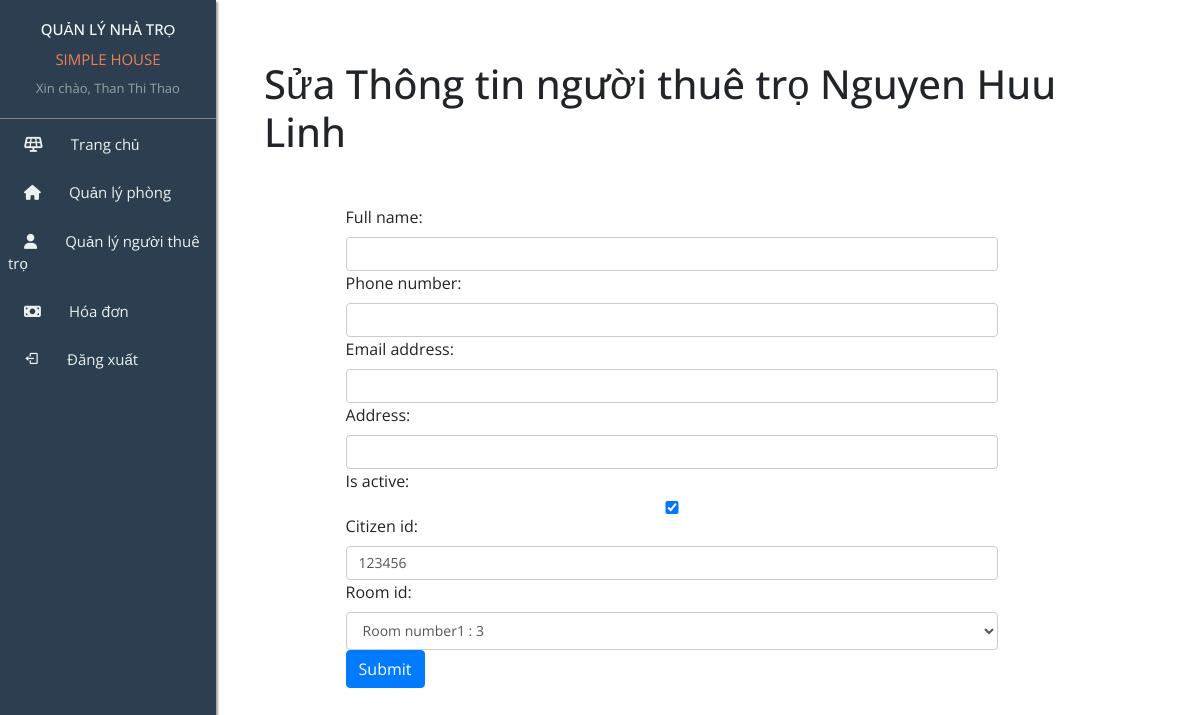
/user/edit_renter/1/ (signed in), run on the app's committed database.
### User/models.py (models this page shows, shortened)
class MyUser(AbstractBaseUser, PermissionsMixin):
    username = models.CharField(max_length =255, unique=True)
    email = models.EmailField(
        verbose_name='email address',
        max_length=255,
    )
    full_name = models.CharField(max_length=255)
    phone_number = models.CharField(max_length=12, null = True)
    address = models.CharField(max_length=255, null =True)
    is_active = models.BooleanField(default=True)
    is_owner = models.BooleanField(default=False)
    objects = MyUserManager()
    USERNAME_FIELD = 'username'
    REQUIRED_FIELDS  = ['email', 'full_name']

class Renter(models.Model):
    user = models.OneToOneField(MyUser, on_delete=models.CASCADE)
    room = models.ForeignKey(Room, related_name='renter',on_delete=models.CASCADE)
    citizen_id = models.CharField(max_length=15, null = True)

### User/views.py (the view, shortened to what this page needs)
# urls.py: path('edit_renter/<str:renter_id>/', views.EditRenterSite.as_view(),name = "edit_renter"),
class EditRenterSite(TemplateView):
    template_name = 'manage_renter/edit_renter.html'
    edit_user_form = EditUserForm
    edit_renter_form = EditRenterForm
    def get_context_data(self, renter_id):
        renter = Renter.objects.get(id = renter_id)
        context = super().get_context_data()
        init_edit_user_data = {
            'full_name': renter.user.full_name,
            'phone_number': renter.user.phone_number,
            'email':renter.user.email,
            'full_name': renter.user.full_name,
            'address': renter.user.address
        }
        init_edit_renter_data= {
            'citizen_id': renter.citizen_id
        }
        context['edit_user_form']= EditUserForm(self.request, initial =init_edit_renter_data)
        context['edit_renter_form'] = EditRenterForm(self.request, initial =init_edit_renter_data)
        context['renter'] = Renter.objects.get(id = renter_id)
        return context

### User/forms.py
class EditUserForm(forms.ModelForm):
    class Meta:
        model = MyUser
        fields = ['full_name', 'phone_number', 'email', 'address', 'is_active']
    def __init__(self, request, *args , **kwargs):
        super().__init__(*args, **kwargs)
        if not request.user.is_owner:
            self.fields["is_active"].widget = forms.HiddenInput()
        for field in self.fields:
            self.fields[field].widget.attrs.update({'class': 'form-control'})

class EditRenterForm(forms.Form):
    list_room = [(room.room_id, "Room number1 : {}".format(room.room_number)) for room in Room.objects.all()]
    citizen_id = forms.IntegerField()
    def __init__(self, request, *args, **kwards):
        super().__init__(*args, **kwards)
        if request.user.is_owner:
            self.fields["room_id"]= forms.ChoiceField(choices=self.list_room)
        for field in self.fields:
            self.fields[field].widget.attrs.update({'class':'form-control'})

### templates/manage_renter/edit_renter.html (shortened to what this page needs)
{% extends "home/base.html" %}
{% load  static %}
{% block dashboard %}
  <H1>Sửa Thông tin người thuê trọ {{renter.user.full_name}}</H1>
  <div class="main">
    <form action="." method="post">
        {{edit_user_form}}
        {{edit_renter_form}}
        <button type="submit" class="btn btn-primary">Submit</button>
    </form>
  </div>
{% endblock dashboard %}

### templates/home/base.html (shortened to what this page needs)
{% load static %}
<!doctype html>
<html lang="en">
<head>
    <link rel="stylesheet" href="https://cdn.jsdelivr.net/npm/bootstrap@4.0.0/dist/css/bootstrap.min.css">
    <link rel="stylesheet" href="{% static 'home/css/style.css' %}">
    <link rel="stylesheet" href="https://cdnjs.cloudflare.com/ajax/libs/font-awesome/6.1.1/css/all.min.css"
 />
    <link href='https://unpkg.com/boxicons@2.1.2/css/boxicons.min.css' rel='stylesheet'>
</head>
<body>
    <div class="main">
        <section class="sidebar">
            <div class="sidebar-title">
                <h2>QUẢN LÝ NHÀ TRỌ</h2>
                <div class="sidebar-name-motel">
                    SIMPLE HOUSE
                </div>
                <div class="side-name-user">
                    Xin chào, {{request.user.full_name}}
                </div>
            </div>
            <div class="sidebar-menu">
                <ul>
                    <a href="{% url 'home:dashboard' %}">
                        <li><i class="fa-solid fa-solar-panel"></i>Trang chủ</li>
                    </a>
                    <a href="{% url 'room:manage_room' %}">
                        <li><i class="fa-solid fa-house"></i>Quản lý phòng</li>
                    </a>
                    <a href="{% url 'user:manage_user' %}">
                        <li><i class="fa-solid fa-user"></i>Quản lý người thuê trọ</li>
                    </a>
                    <a href="{% url 'bill:bill_site' %}">
                        <li><i class="fa-solid fa-money-bill"></i>Hóa đơn</li>
                    </a>
                    <a href="{% url 'home:logout' %}">
                        <li><i class='bx bx-log-out'></i>Đăng xuất</li>
                    </a>
                </ul>
            </div>
        </section>
        <section class="dashboard">
            {% block dashboard %}
            {% endblock dashboard %}
        </section>
    </div>
</body>
</html>

### static/home/css/style.css (style rules this page uses)
* { margin: 0; padding: 0; box-sizing: border-box; }
html, body { width: 100%; height: 100%; --bg: #e9eef4; --color-text: #0e0e0e; --color-boder: #bcbfc2; --btn-active: #bcbfc2; font-family: 'Open Sans', sans-serif; }
a { text-decoration: none; }
li { list-style: none; }
.main { display: flex; width: 100%; height: 100vh; position: relative; }
.sidebar { width: 18%; height: 100%; font-family: 'Open Sans', sans-serif; background-color: #2c3e50; position: fixed; top: 0; left: 0; z-index: 100; box-shadow: 2px 2px 2px rgb(164, 160, 160); }
.sidebar-title { text-align: center; display: block; padding: 20px 10px; border-bottom: 1px solid gray; }
.sidebar-title h2 { font-size: 15px; color: white; }
.sidebar-title .sidebar-name-motel { font-size: 15px; margin-top: 10px; color: #ec8056; }
.sidebar-title .side-name-user { margin-top: 0.5rem; font-size: 13px; color: #95a5a6; }
.sidebar-menu ul { display: block; }
.sidebar-menu ul li { padding: 0.7rem 0.5rem; margin-top: 0.2rem; position: relative; cursor: pointer; color: #ecf0f1; font-size: 15px; }
.sidebar-menu ul li::before { position: absolute; content: ""; width: 5px; height: 100%; background-color: #ec8056; top: 0; right: 0; z-index: 2; display: none; }
.sidebar-menu ul li i { margin: 0 1.75rem 0 1rem; }
.dashboard { width: 85%; margin-left: 15%; position: relative; }
.form-control { display: block; width: 100%; padding: 6px 12px; font-size: 14px; line-height: 1.42857143; color: #555; background-color: #fff; background-image: none; border: 1px solid #ccc; border-radius: 4px; outline: none; }

### data on the page
MyUser: user.full_name "Than Thi Thao"
Renter: user.full_name "Nguyen Huu Linh", citizen_id "123456", room_id "Room number1 : 3"
